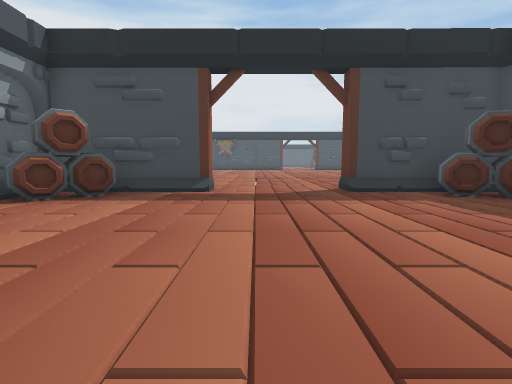
View 1 (above)

20 first-person views from a walk through a scene from a Unity 3-D project. The camera is 0.72 m above the floor, tilts 6° down and sees 85° across. The floor is counted in squares, 1 m on a side. Each view is taken from the middle of a square. On the plan, view 1 faces up. The plan holds only what a view shows up to about 10 squares ahead; the rest is blank. The place goes on beyond the plan.

View 2
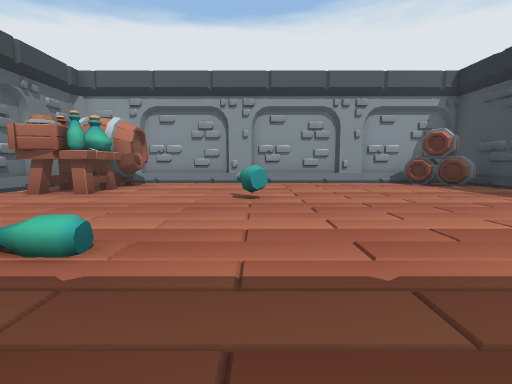

View 3
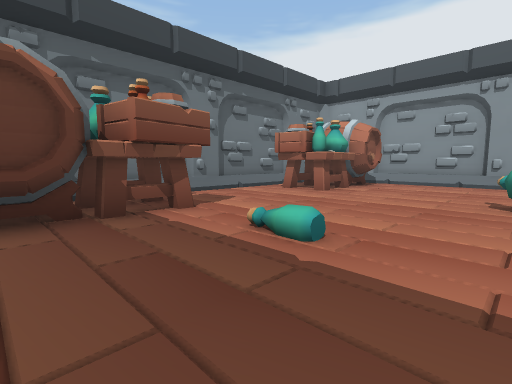

View 4
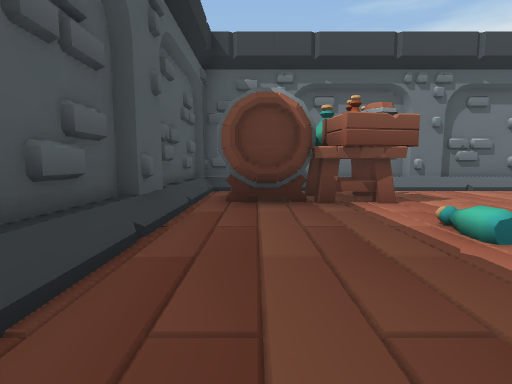

View 5
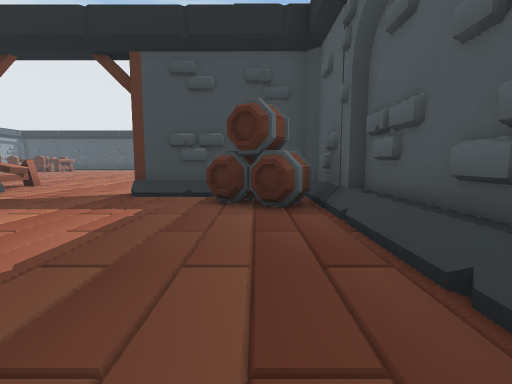

View 6
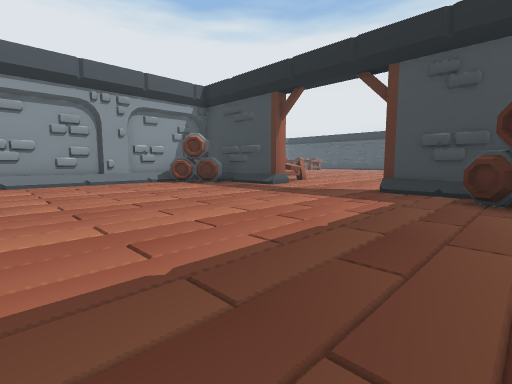

View 7
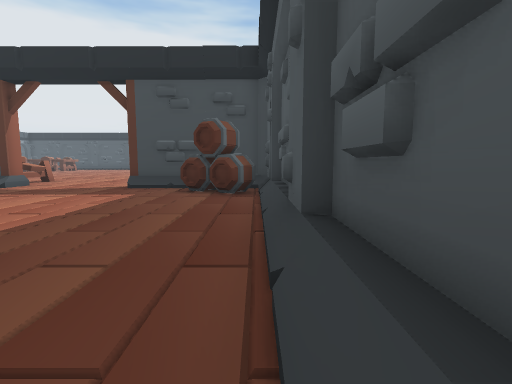

View 8
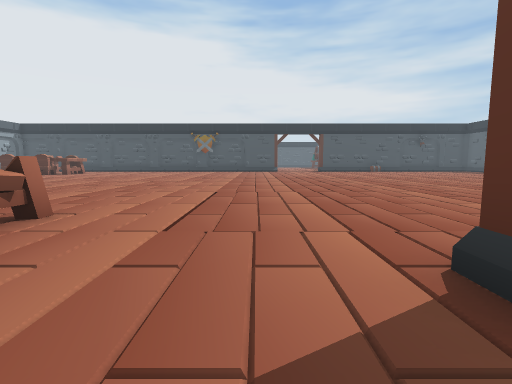

View 9
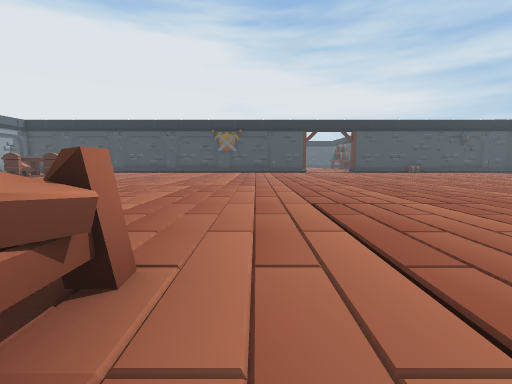

View 10
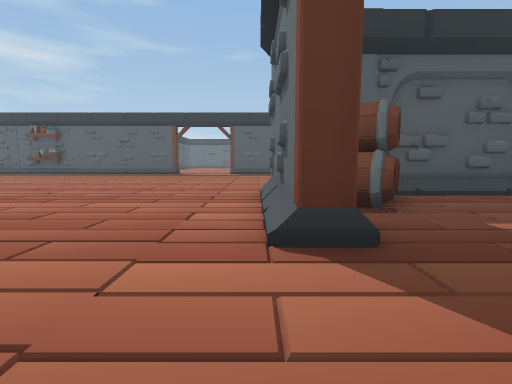

View 11
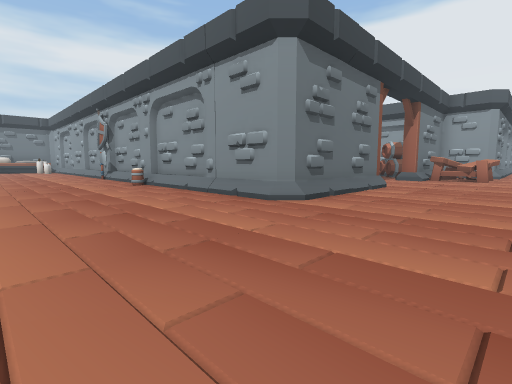

View 12
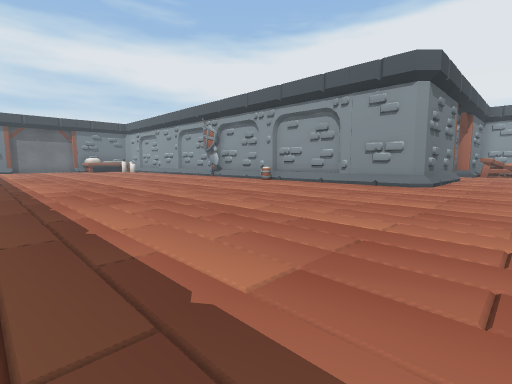

View 13
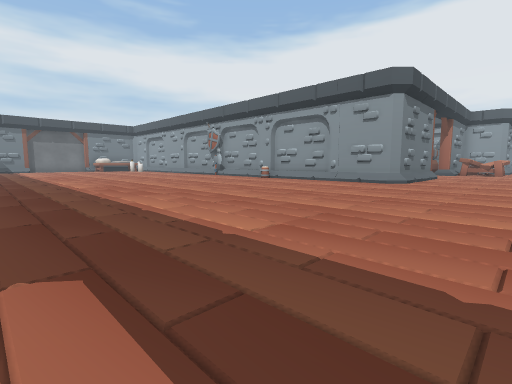

View 14
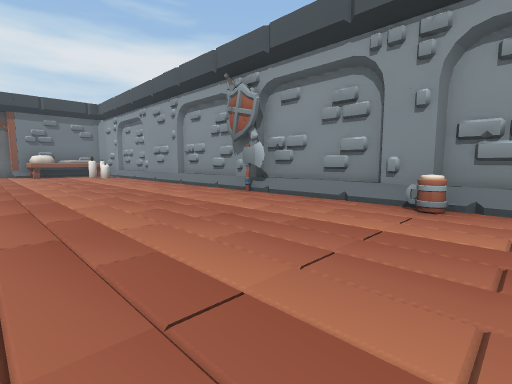

View 15
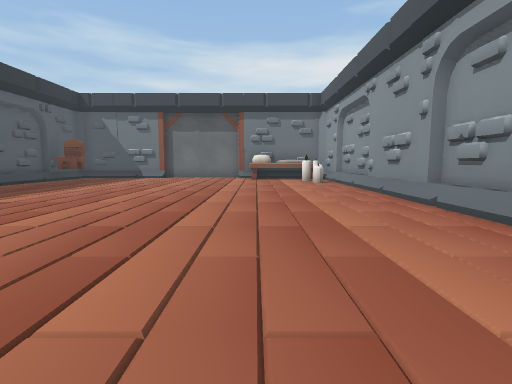

View 16
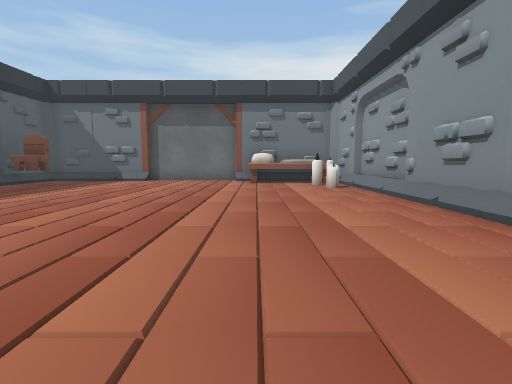

View 17
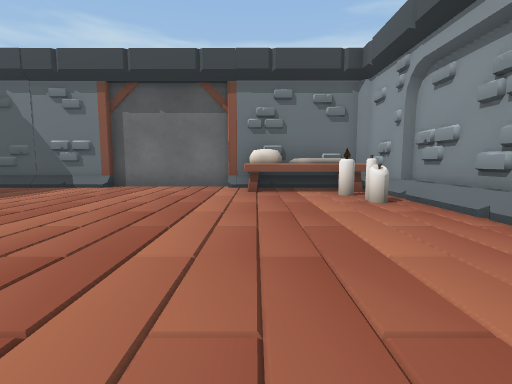

View 18
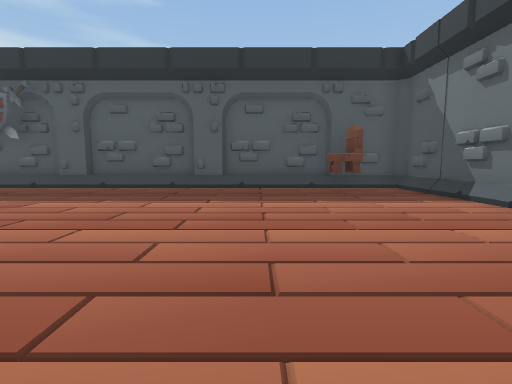

View 19
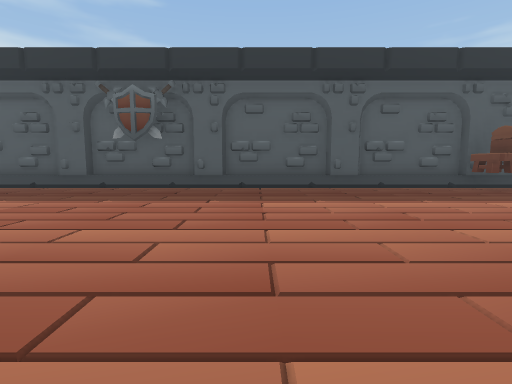

View 20
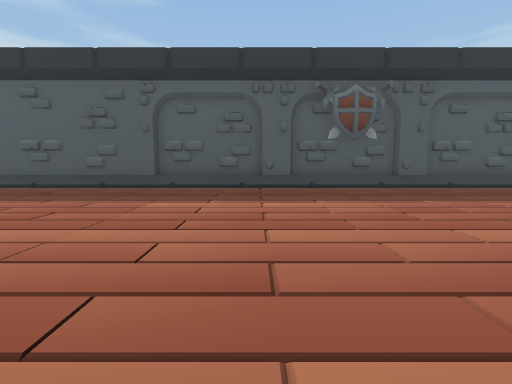

### Floor plan
Key: @ floor where view 1 was taken; # wall or solid block; . main floor; : floor 0.1 m higher than the main floor; / step, stairs or slope; B bottle; T table; M mug; A axe; C candle; H chair; O other object.
Columns run from 5 left of view 1 to 19 right of it. Each row starts with its distance up from view 1.
 18 .............
 17 .............
 16 ................
 15 ................
 14 ................
 13  ...............
 12  ...............
 11   .....................
 10   T....................
  9   TT...................
  8    T...................#
  7 ####....#####..........#
  6 OO.......OO##..........#
  5 #O.........#/..........##
  4 /..........##........../#
  3 /...........#........../#
  2 /...........M........../#
  1 /...........#........../#
  0 /...B@......#..........##
 -1 /...........#..........##
 -2 /.......B..#A........../#
 -3 /..........#/........../#
 -4 /OOO....OOOO#..........##
 -5   OO....OO /#..........##
 -6  ///////////#........../#
 -7  ############........../#
 -8            ##..........##
 -9            #/..........##
-10            #/........../#
-11            #/C........./#
-12            #/C........HH#
-13            ##OOO.......:#
-14             #OOO....///##
-15                 ########

Where each view was taken, in squares from view 1:
view 1: 0 up, 0 right, facing up
view 2: 0 up, 5 right, facing left
view 3: 0 up, 5 right, facing down-left
view 4: 1 up, 5 right, facing down
view 5: 1 up, 5 right, facing up
view 6: 0 up, 5 right, facing up-left
view 7: 1 down, 6 right, facing up
view 8: 6 up, 1 right, facing up
view 9: 8 up, 1 left, facing up
view 10: 8 up, 0 right, facing right
view 11: 11 up, 11 right, facing down-left
view 12: 10 up, 16 right, facing down-left
view 13: 11 up, 17 right, facing down-left
view 14: 3 up, 12 right, facing down-left
view 15: 1 down, 10 right, facing down
view 16: 3 down, 10 right, facing down
view 17: 6 down, 10 right, facing down
view 18: 10 down, 10 right, facing right
view 19: 6 down, 10 right, facing right
view 20: 0 up, 10 right, facing right
